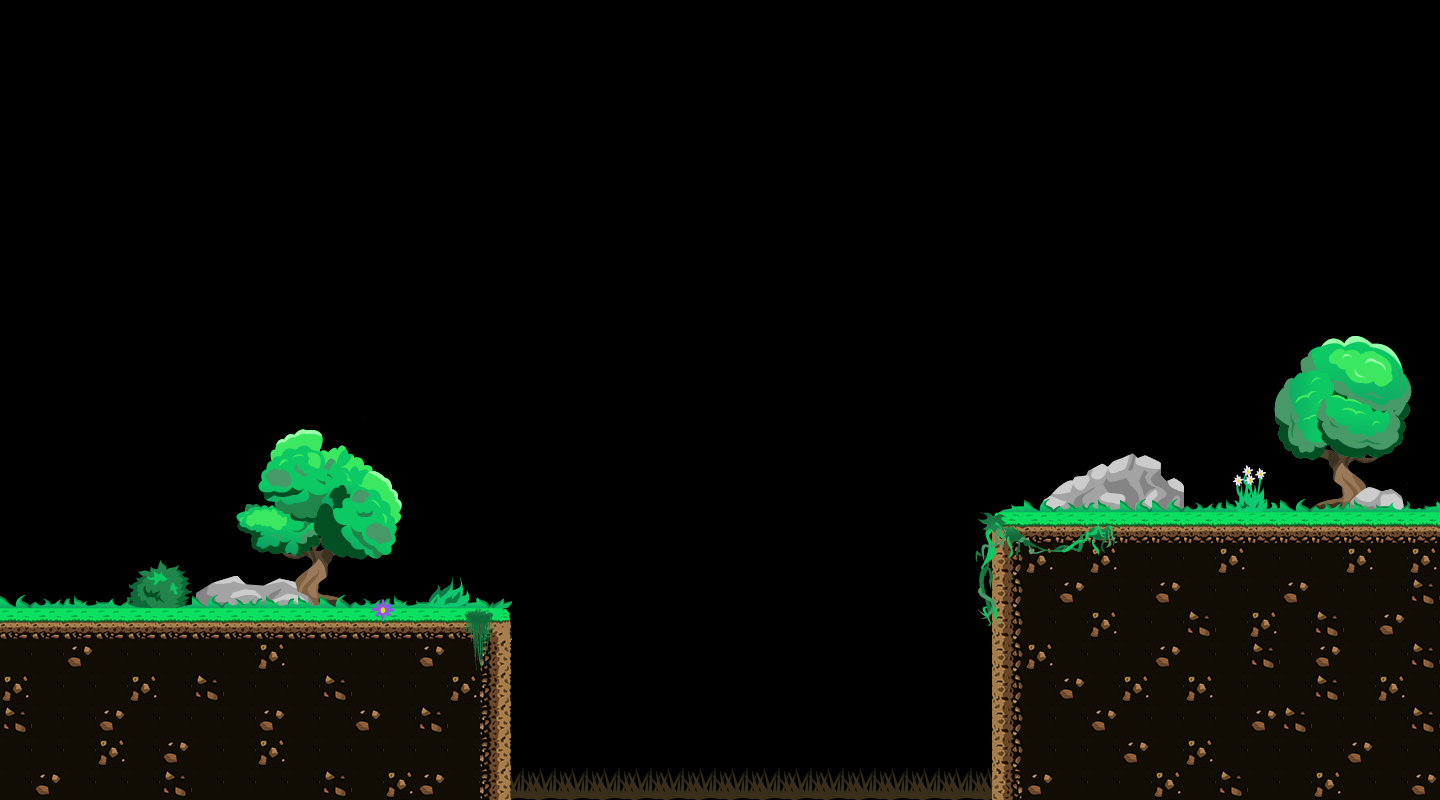

A 2D game scene composited from a Tiled map and its tileset images. What follows is a short description and the map's XML, with each tile layer's data collapsed to a summary:
An orthogonal 45x25 tile map with 32x32 px tiles, 8 tile layers (шипы2, земля, декор, декор2, ...) and 12 objects (7x surface, death, finish, start).

<map version="1.10" tiledversion="1.10.1" orientation="orthogonal" renderorder="right-down" width="45" height="25" tilewidth="32" tileheight="32" infinite="0" nextlayerid="12" nextobjectid="14">
 <tileset firstgid="1" name="newTileset" tilewidth="32" tileheight="32" tilecount="832" columns="32">
  <image source="newTileset.png" width="1024" height="832" />
  <tile id="0" />
  <tile id="1" />
  <tile id="2" />
  <tile id="3" />
  <tile id="4" />
  <tile id="5" />
  <tile id="6" />
  <tile id="7" />
  <tile id="10" />
  <tile id="8" />
  <tile id="9" />
  <tile id="11" />
  <tile id="12" />
  <tile id="13" />
  <tile id="14" />
  <tile id="15" />
  <tile id="16" />
  <tile id="17" />
  <tile id="18" />
  <tile id="19" />
  <tile id="20" />
  <tile id="21" />
  <tile id="22" />
  <tile id="23" />
  <tile id="24" />
  <tile id="25" />
  <tile id="26" />
  <tile id="27" />
  <tile id="28" />
  <tile id="29" />
  <tile id="30" />
  <tile id="31" />
  <tile id="32" />
  <tile id="33" />
  <tile id="34" />
  <tile id="35" />
  <tile id="36" />
  <tile id="37" />
  <tile id="38" />
  <tile id="39" />
  <tile id="40" />
  <tile id="41" />
  <tile id="42" />
  <tile id="43" />
  <tile id="44" />
  <tile id="45" />
  <tile id="46" />
  <tile id="47" />
  <tile id="48" />
  <tile id="49" />
  <tile id="50" />
  <tile id="51" />
  <tile id="52" />
  <tile id="53" />
  <tile id="54" />
  <tile id="55" />
  <tile id="56" />
  <tile id="57" />
  <tile id="58" />
  <tile id="59" />
  <tile id="60" />
  <tile id="61" />
  <tile id="62" />
  <tile id="63" />
  <tile id="64" />
  <tile id="65" />
  <tile id="66" />
  <tile id="67" />
  <tile id="68" />
  <tile id="69" />
  <tile id="70" />
  <tile id="71" />
  <tile id="72" />
  <tile id="73" />
  <tile id="74" />
  <tile id="75" />
  <tile id="76" />
  <tile id="77" />
  <tile id="78" />
  <tile id="79" />
  <tile id="80" />
  <tile id="81" />
  <tile id="82" />
  <tile id="83" />
  <tile id="84" />
  <tile id="85" />
  <tile id="86" />
  <tile id="87" />
  <tile id="88" />
  <tile id="89" />
  <tile id="90" />
  <tile id="91" />
  <tile id="92" />
  <tile id="93" />
  <tile id="94" />
  <tile id="95" />
  <tile id="96" />
  <tile id="97" />
  <tile id="98" />
  <tile id="99" />
  <tile id="100" />
  <tile id="101" />
  <tile id="102" />
  <tile id="103" />
  <tile id="104" />
  <tile id="105" />
  <tile id="106" />
  <tile id="107" />
  <tile id="108" />
  <tile id="109" />
  <tile id="110" />
  <tile id="111" />
  <tile id="112" />
  <tile id="113" />
  <tile id="114" />
  <tile id="115" />
  <tile id="116" />
  <tile id="117" />
  <tile id="118" />
  <tile id="119" />
  <tile id="120" />
  <tile id="121" />
  <tile id="122" />
  <tile id="123" />
  <tile id="124" />
  <tile id="125" />
  <tile id="126" />
  <tile id="127" />
  <tile id="128" />
  <tile id="129" />
  <tile id="130" />
  <tile id="131" />
  <tile id="132" />
  <tile id="133" />
  <tile id="134" />
  <tile id="135" />
  <tile id="136" />
  <tile id="137" />
  <tile id="138" />
  <tile id="139" />
  <tile id="140" />
  <tile id="141" />
  <tile id="142" />
  <tile id="143" />
  <tile id="144" />
  <tile id="145" />
  <tile id="146" />
  <tile id="147" />
  <tile id="148" />
  <tile id="149" />
  <tile id="150" />
  <tile id="151" />
  <tile id="152" />
  <tile id="153" />
  <tile id="154" />
  <tile id="155" />
  <tile id="156" />
  <tile id="157" />
  <tile id="158" />
  <tile id="159" />
  <tile id="160" />
  <tile id="161" />
  <tile id="162" />
  <tile id="163" />
  <tile id="164" />
  <tile id="165" />
  <tile id="166" />
  <tile id="167" />
  <tile id="168" />
  <tile id="169" />
  <tile id="170" />
  <tile id="171" />
  <tile id="172" />
  <tile id="173" />
  <tile id="174" />
  <tile id="175" />
  <tile id="176" />
  <tile id="177" />
  <tile id="178" />
  <tile id="179" />
  <tile id="180" />
  <tile id="181" />
  <tile id="182" />
  <tile id="183" />
  <tile id="184" />
  <tile id="185" />
  <tile id="186" />
  <tile id="187" />
  <tile id="188" />
  <tile id="189" />
  <tile id="190" />
  <tile id="191" />
  <tile id="192" />
  <tile id="193" />
  <tile id="194" />
  <tile id="195" />
  <tile id="196" />
  <tile id="197" />
  <tile id="198" />
  <tile id="199" />
  <tile id="200" />
  <tile id="201" />
  <tile id="202" />
  <tile id="203" />
  <tile id="204" />
  <tile id="205" />
  <tile id="206" />
  <tile id="207" />
  <tile id="208" />
  <tile id="209" />
  <tile id="210" />
  <tile id="211" />
  <tile id="212" />
  <tile id="213" />
  <tile id="214" />
  <tile id="215" />
  <tile id="216" />
  <tile id="217" />
  <tile id="218" />
  <tile id="219" />
  <tile id="220" />
  <tile id="221" />
  <tile id="222" />
  <tile id="223" />
  <tile id="224" />
  <tile id="225" />
  <tile id="226" />
  <tile id="227" />
  <tile id="228" />
  <tile id="229" />
  <tile id="230" />
  <tile id="231" />
  <tile id="232" />
  <tile id="233" />
  <tile id="234" />
  <tile id="235" />
  <tile id="236" />
  <tile id="237" />
  <tile id="238" />
  <tile id="239" />
  <tile id="240" />
  <tile id="241" />
  <tile id="242" />
  <tile id="243" />
  <tile id="244" />
  <tile id="245" />
  <tile id="246" />
  <tile id="247" />
  <tile id="248" />
  <tile id="249" />
  <tile id="250" />
  <tile id="251" />
  <tile id="252" />
  <tile id="253" />
  <tile id="254" />
  <tile id="255" />
  <tile id="256" />
  <tile id="257" />
  <tile id="258" />
  <tile id="259" />
  <tile id="260" />
  <tile id="261" />
  <tile id="262" />
  <tile id="263" />
  <tile id="264" />
  <tile id="265" />
  <tile id="266" />
  <tile id="267" />
  <tile id="268" />
  <tile id="269" />
  <tile id="270" />
  <tile id="271" />
  <tile id="272" />
  <tile id="273" />
  <tile id="274" />
  <tile id="275" />
  <tile id="276" />
  <tile id="277" />
  <tile id="278" />
  <tile id="279" />
  <tile id="280" />
  <tile id="281" />
  <tile id="282" />
  <tile id="283" />
  <tile id="284" />
  <tile id="285" />
  <tile id="286" />
  <tile id="287" />
  <tile id="288" />
  <tile id="289" />
  <tile id="290" />
  <tile id="291" />
  <tile id="292" />
  <tile id="293" />
  <tile id="294" />
  <tile id="295" />
  <tile id="296" />
  <tile id="297" />
  <tile id="298" />
  <tile id="299" />
  <tile id="300" />
  <tile id="301" />
  <tile id="302" />
  <tile id="303" />
  <tile id="304" />
  <tile id="305" />
  <tile id="306" />
  <tile id="307" />
  <tile id="308" />
  <tile id="309" />
  <tile id="310" />
  <tile id="311" />
  <tile id="312" />
  <tile id="313" />
  <tile id="314" />
  <tile id="315" />
  <tile id="316" />
  <tile id="317" />
  <tile id="318" />
  <tile id="319" />
  <tile id="320" />
  <tile id="321" />
  <tile id="322" />
  <tile id="323" />
  <tile id="324" />
  <tile id="325" />
  <tile id="326" />
  <tile id="327" />
  <tile id="328" />
  <tile id="329" />
  <tile id="330" />
  <tile id="331" />
  <tile id="332" />
  <tile id="333" />
  <tile id="334" />
  <tile id="335" />
  <tile id="336" />
  <tile id="337" />
  <tile id="338" />
  <tile id="339" />
  <tile id="340" />
  <tile id="341" />
  <tile id="342" />
  <tile id="343" />
  <tile id="344" />
  <tile id="345" />
  <tile id="346" />
  <tile id="347" />
  <tile id="348" />
  <tile id="349" />
  <tile id="350" />
  <tile id="351" />
  <tile id="352" />
  <tile id="353" />
  <tile id="354" />
  <tile id="355" />
  <tile id="356" />
  <tile id="357" />
  <tile id="358" />
  <tile id="359" />
  <tile id="360" />
  <tile id="361" />
  <tile id="362" />
  <tile id="363" />
  <tile id="364" />
  <tile id="365" />
  <tile id="366" />
  <tile id="367" />
  <tile id="368" />
  <tile id="369" />
  <tile id="370" />
  <tile id="371" />
  <tile id="372" />
  <tile id="373" />
  <tile id="374" />
  <tile id="375" />
  <tile id="376" />
  <tile id="377" />
  <tile id="378" />
  <tile id="379" />
  <tile id="380" />
  <tile id="381" />
  <tile id="382" />
  <tile id="383" />
  <tile id="384" />
  <tile id="385" />
  <tile id="386" />
  <tile id="387" />
  <tile id="388" />
  <tile id="389" />
  <tile id="390" />
  <tile id="391" />
  <tile id="392" />
  <tile id="393" />
  <tile id="394" />
  <tile id="395" />
  <tile id="396" />
  <tile id="397" />
  <tile id="398" />
  <tile id="399" />
  <tile id="400" />
  <tile id="401" />
  <tile id="402" />
  <tile id="403" />
  <tile id="404" />
  <tile id="405" />
  <tile id="406" />
  <tile id="407" />
  <tile id="408" />
  <tile id="409" />
  <tile id="410" />
  <tile id="411" />
  <tile id="412" />
  <tile id="413" />
  <tile id="414" />
  <tile id="415" />
  <tile id="416" />
  <tile id="417" />
  <tile id="418" />
  <tile id="419" />
  <tile id="420" />
  <tile id="421" />
  <tile id="422" />
  <tile id="423" />
  <tile id="424" />
  <tile id="425" />
  <tile id="426" />
  <tile id="427" />
  <tile id="428" />
  <tile id="429" />
  <tile id="430" />
  <tile id="431" />
  <tile id="432" />
  <tile id="433" />
  <tile id="434" />
  <tile id="435" />
  <tile id="436" />
  <tile id="437" />
  <tile id="438" />
  <tile id="439" />
  <tile id="440" />
  <tile id="441" />
  <tile id="442" />
  <tile id="443" />
  <tile id="444" />
  <tile id="445" />
  <tile id="446" />
  <tile id="447" />
  <tile id="448" />
  <tile id="449" />
  <tile id="450" />
  <tile id="451" />
  <tile id="452" />
  <tile id="453" />
  <tile id="454" />
  <tile id="455" />
  <tile id="456" />
  <tile id="457" />
  <tile id="458" />
  <tile id="459" />
  <tile id="460" />
  <tile id="461" />
  <tile id="462" />
  <tile id="463" />
  <tile id="464" />
  <tile id="465" />
  <tile id="466" />
  <tile id="467" />
  <tile id="468" />
  <tile id="469" />
  <tile id="470" />
  <tile id="471" />
  <tile id="472" />
  <tile id="473" />
  <tile id="474" />
  <tile id="475" />
  <tile id="476" />
  <tile id="477" />
  <tile id="478" />
  <tile id="479" />
  <tile id="480" />
  <tile id="481" />
  <tile id="482" />
  <tile id="483" />
  <tile id="484" />
  <tile id="485" />
  <tile id="486" />
  <tile id="487" />
  <tile id="488" />
  <tile id="489" />
  <tile id="490" />
  <tile id="491" />
  <tile id="492" />
  <tile id="493" />
  <tile id="494" />
  <tile id="495" />
  <tile id="496" />
  <tile id="497" />
  <tile id="498" />
  <tile id="499" />
  <tile id="500" />
  <tile id="501" />
  <tile id="502" />
  <tile id="503" />
  <tile id="504" />
  <tile id="505" />
  <tile id="506" />
  <tile id="507" />
  <tile id="508" />
  <tile id="509" />
  <tile id="510" />
  <tile id="511" />
  <tile id="512" />
  <tile id="513" />
  <tile id="514" />
  <tile id="515" />
  <tile id="516" />
  <tile id="517" />
  <tile id="518" />
  <tile id="519" />
  <tile id="520" />
  <tile id="521" />
  <tile id="522" />
  <tile id="523" />
  <tile id="524" />
  <tile id="525" />
  <tile id="526" />
  <tile id="527" />
  <tile id="528" />
  <tile id="529" />
  <tile id="530" />
  <tile id="531" />
  <tile id="532" />
  <tile id="533" />
  <tile id="534" />
  <tile id="535" />
  <tile id="536" />
  <tile id="537" />
  <tile id="538" />
  <tile id="539" />
  <tile id="540" />
  <tile id="541" />
  <tile id="542" />
  <tile id="543" />
  <tile id="544" />
  <tile id="545" />
  <tile id="546" />
  <tile id="547" />
  <tile id="548" />
  <tile id="549" />
  <tile id="550" />
  <tile id="551" />
  <tile id="552" />
  <tile id="553" />
  <tile id="554" />
  <tile id="555" />
  <tile id="556" />
  <tile id="557" />
  <tile id="558" />
  <tile id="559" />
  <tile id="560" />
  <tile id="561" />
  <tile id="562" />
  <tile id="563" />
  <tile id="564" />
  <tile id="565" />
  <tile id="566" />
  <tile id="567" />
  <tile id="568" />
  <tile id="569" />
  <tile id="570" />
  <tile id="571" />
  <tile id="572" />
  <tile id="573" />
  <tile id="574" />
  <tile id="575" />
  <tile id="576" />
  <tile id="577" />
  <tile id="578" />
  <tile id="579" />
  <tile id="580" />
  <tile id="581" />
  <tile id="582" />
  <tile id="583" />
  <tile id="584" />
  <tile id="585" />
  <tile id="586" />
  <tile id="587" />
  <tile id="588" />
  <tile id="589" />
  <tile id="590" />
  <tile id="591" />
  <tile id="592" />
  <tile id="593" />
  <tile id="594" />
  <tile id="595" />
  <tile id="596" />
  <tile id="597" />
  <tile id="598" />
  <tile id="599" />
  <tile id="600" />
  <tile id="601" />
  <tile id="602" />
  <tile id="603" />
  <tile id="604" />
  <tile id="605" />
  <tile id="606" />
  <tile id="607" />
  <tile id="608" />
  <tile id="609" />
  <tile id="610" />
  <tile id="611" />
  <tile id="612" />
  <tile id="613" />
  <tile id="614" />
  <tile id="615" />
  <tile id="616" />
  <tile id="617" />
  <tile id="618" />
  <tile id="619" />
  <tile id="620" />
  <tile id="621" />
  <tile id="622" />
  <tile id="623" />
  <tile id="624" />
  <tile id="625" />
  <tile id="626" />
  <tile id="627" />
  <tile id="628" />
  <tile id="629" />
  <tile id="630" />
  <tile id="631" />
  <tile id="632" />
  <tile id="633" />
  <tile id="634" />
  <tile id="635" />
  <tile id="636" />
  <tile id="637" />
  <tile id="638" />
  <tile id="639" />
  <tile id="640" />
  <tile id="641" />
  <tile id="642" />
  <tile id="643" />
  <tile id="644" />
  <tile id="645" />
  <tile id="646" />
  <tile id="647" />
  <tile id="648" />
  <tile id="649" />
  <tile id="650" />
  <tile id="651" />
  <tile id="652" />
  <tile id="653" />
  <tile id="654" />
  <tile id="655" />
  <tile id="656" />
  <tile id="657" />
  <tile id="658" />
  <tile id="659" />
  <tile id="660" />
  <tile id="661" />
  <tile id="662" />
  <tile id="663" />
  <tile id="664" />
  <tile id="665" />
  <tile id="666" />
  <tile id="667" />
  <tile id="668" />
  <tile id="669" />
  <tile id="670" />
  <tile id="671" />
  <tile id="672" />
  <tile id="673" />
  <tile id="674" />
  <tile id="675" />
  <tile id="676" />
  <tile id="677" />
  <tile id="678" />
  <tile id="679" />
  <tile id="680" />
  <tile id="681" />
  <tile id="682" />
  <tile id="683" />
  <tile id="684" />
  <tile id="685" />
  <tile id="686" />
  <tile id="687" />
  <tile id="688" />
  <tile id="689" />
  <tile id="690" />
  <tile id="691" />
  <tile id="692" />
  <tile id="693" />
  <tile id="694" />
  <tile id="695" />
  <tile id="696" />
  <tile id="697" />
  <tile id="698" />
  <tile id="699" />
  <tile id="700" />
  <tile id="701" />
  <tile id="702" />
  <tile id="703" />
  <tile id="704" />
  <tile id="705" />
  <tile id="706" />
  <tile id="707" />
  <tile id="708" />
  <tile id="709" />
  <tile id="710" />
  <tile id="711" />
  <tile id="712" />
  <tile id="713" />
  <tile id="714" />
  <tile id="715" />
  <tile id="716" />
  <tile id="717" />
  <tile id="718" />
  <tile id="719" />
  <tile id="720" />
  <tile id="721" />
  <tile id="722" />
  <tile id="723" />
  <tile id="724" />
  <tile id="725" />
  <tile id="726" />
  <tile id="727" />
  <tile id="728" />
  <tile id="729" />
  <tile id="730" />
  <tile id="731" />
  <tile id="732" />
  <tile id="733" />
  <tile id="734" />
  <tile id="735" />
  <tile id="736" />
  <tile id="737" />
  <tile id="738" />
  <tile id="739" />
  <tile id="740" />
  <tile id="741" />
  <tile id="742" />
  <tile id="743" />
  <tile id="744" />
  <tile id="745" />
  <tile id="746" />
  <tile id="747" />
  <tile id="748" />
  <tile id="749" />
  <tile id="750" />
  <tile id="751" />
  <tile id="752" />
  <tile id="753" />
  <tile id="754" />
  <tile id="755" />
  <tile id="756" />
  <tile id="757" />
  <tile id="758" />
  <tile id="759" />
  <tile id="760" />
  <tile id="761" />
  <tile id="762" />
  <tile id="763" />
  <tile id="764" />
  <tile id="765" />
  <tile id="766" />
  <tile id="767" />
  <tile id="768" />
  <tile id="769" />
  <tile id="770" />
  <tile id="771" />
  <tile id="772" />
  <tile id="773" />
  <tile id="774" />
  <tile id="775" />
  <tile id="776" />
  <tile id="777" />
  <tile id="778" />
  <tile id="779" />
  <tile id="780" />
  <tile id="781" />
  <tile id="782" />
  <tile id="783" />
  <tile id="784" />
  <tile id="785" />
  <tile id="786" />
  <tile id="787" />
  <tile id="788" />
  <tile id="789" />
  <tile id="790" />
  <tile id="791" />
  <tile id="792" />
  <tile id="793" />
  <tile id="794" />
  <tile id="795" />
  <tile id="796" />
  <tile id="797" />
  <tile id="798" />
  <tile id="799" />
  <tile id="800" />
  <tile id="801" />
  <tile id="802" />
  <tile id="803" />
  <tile id="804" />
  <tile id="805" />
  <tile id="806" />
  <tile id="807" />
  <tile id="808" />
  <tile id="809" />
  <tile id="810" />
  <tile id="811" />
  <tile id="812" />
  <tile id="813" />
  <tile id="814" />
  <tile id="815" />
  <tile id="816" />
  <tile id="817" />
  <tile id="818" />
  <tile id="819" />
  <tile id="820" />
  <tile id="821" />
  <tile id="822" />
  <tile id="823" />
  <tile id="824" />
  <tile id="825" />
  <tile id="826" />
  <tile id="827" />
  <tile id="828" />
  <tile id="829" />
  <tile id="830" />
  <tile id="831" />
 </tileset>
 <layer id="9" name="шипы2" width="45" height="25">
  <data>[1125 cells, 17 non-empty, 2 distinct tile ids]</data>
 </layer>
 <layer id="2" name="земля" width="45" height="25">
  <data>[1125 cells, 222 non-empty, 11 distinct tile ids]</data>
 </layer>
 <layer id="3" name="декор" width="45" height="25">
  <data>[1125 cells, 73 non-empty, 73 distinct tile ids]</data>
 </layer>
 <layer id="4" name="декор2" width="45" height="25">
  <data>[1125 cells, 16 non-empty, 16 distinct tile ids]</data>
 </layer>
 <layer id="5" name="декор3" width="45" height="25">
  <data>[1125 cells, 30 non-empty, 8 distinct tile ids]</data>
 </layer>
 <layer id="6" name="декор4" width="45" height="25">
  <data>[1125 cells, 26 non-empty, 26 distinct tile ids]</data>
 </layer>
 <layer id="7" name="декор5" width="45" height="25">
  <data>[1125 cells, 8 non-empty, 8 distinct tile ids]</data>
 </layer>
 <layer id="8" name="шипы1" width="45" height="25">
  <data>[1125 cells, 15 non-empty, 2 distinct tile ids]</data>
 </layer>
 <objectgroup id="11" name="collisions">
  <object id="2" x="1.77636e-15" y="633" width="484.834" height="167.242" />
  <object id="3" x="1015.17" y="537.167" width="424.333" height="262.666" />
  <object id="4" name="surface" x="-100.333" y="-101.667" width="1650" height="46" />
  <object id="5" name="surface" x="-97.5" y="-43" width="25.8333" height="650.333" />
  <object id="6" name="surface" x="1514" y="-37" width="31.3333" height="554.666" />
  <object id="7" name="death" x="514.045" y="770.5" width="476.955" height="29.125" />
  <object id="8" name="finish" x="1404.67" y="485.333" />
  <object id="9" name="start" x="39" y="568.5" />
  <object id="10" name="surface" x="-70.1667" y="609" width="578.94" height="20" />
  <object id="11" name="surface" x="489.985" y="637.758" width="20.2424" height="129.06" />
  <object id="12" name="surface" x="991.75" y="538.5" width="20.25" height="227.25" />
  <object id="13" name="surface" x="999" y="515" width="510" height="20" />
 </objectgroup>
</map>
